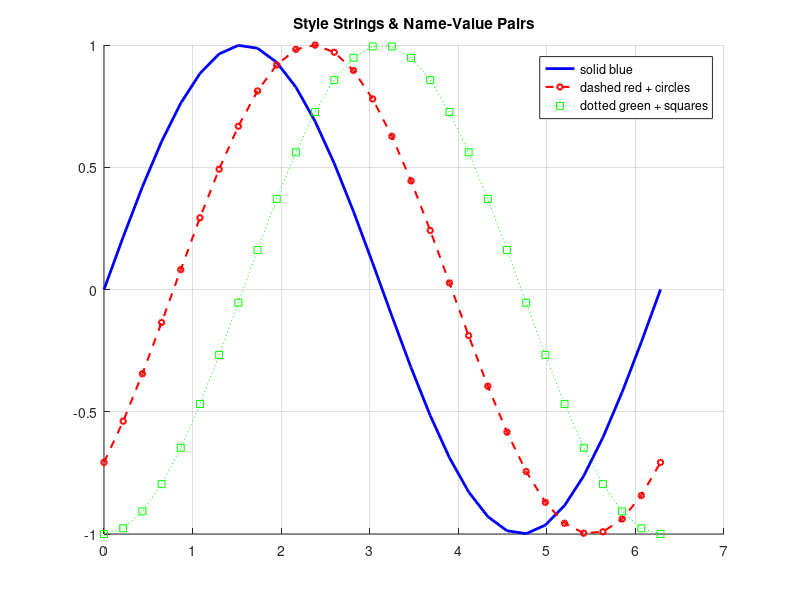

Recreate this plot in MATLAB.
clear

% Styled Plot — Line styles, markers, and name-value pairs
% MATLAB style strings: color (r,g,b,...), line (-,--,:,-.)
% and markers (o,s,d,^,*,+,x,.).
% Name-value pairs: 'LineWidth', 'MarkerSize'.

x = linspace(0, 2*pi, 30);

figure
hold on
plot(x, sin(x), 'b-', 'LineWidth', 2)
plot(x, sin(x - pi/4), 'r--o', 'LineWidth', 1.5, 'MarkerSize', 4)
plot(x, sin(x - pi/2), 'g:s', 'MarkerSize', 5)
hold off
title('Style Strings & Name-Value Pairs')
legend('solid blue', 'dashed red + circles', 'dotted green + squares')
grid on
